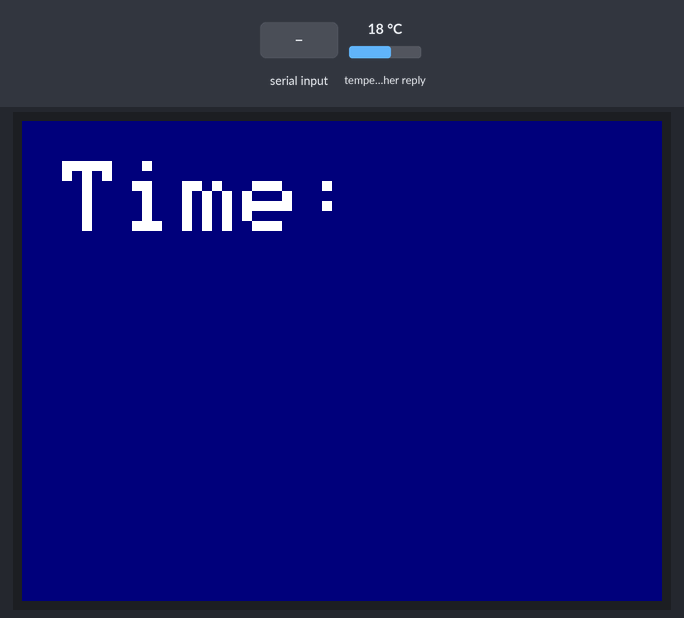
A sketch run on a simulated ESP32. On the bench: 320×240 colour display. The test bench sets the inputs (shaded band); at power-on: temperature in the weather reply 18 °C. WiFi joins after 1.5 s; servers stay silent unless stated; web services answer with replies made up by the test bench; not simulated (calls return 0 or success): secrets.h; what the sketch prints to the serial monitor is not drawn.

Above: at 5.8 s.
5.9 s: "|\n" received over Serial
Timing chart, 0 to 8.9 s (numbered marks = the images above; inputs shaded):
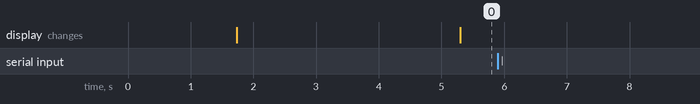

The sketch:

SmartAlarm.ino
```cpp
// Libraries
#include <WiFi.h>
#include <HTTPClient.h>
#include <ArduinoJson.h>
#include "secrets.h"
#include <set>
#include <TFT_eSPI.h>

// const char* SSID = "DOEGuest";
// const char* PASSWORD = "NYC$itevent";
const char* TIME_API = "http://worldclockapi.com/api/json/est/now";
const char* WEATHER_API = "https://api.open-meteo.com/v1/forecast?latitude=40.6501&longitude=-73.9496&hourly=temperature_2m,rain,showers&timezone=America%2FNew_York&forecast_days=3";
TFT_eSPI tft = TFT_eSPI();
String screenStartText = "Hi, I am Screen!";

String getCurrentTime() {
  // Create HTTP object and set URL
  HTTPClient http;
  http.begin(TIME_API);
  // Get HTTP code to later verify output (200 = success, 429 = too many requests, etc)
  int httpCode = http.GET();
  // Serial.println(httpCode);
  if (httpCode == HTTP_CODE_OK) {
    // Set all JSON into string
    String stringDataTime = http.getString();
    // Make dict variable 'organizedTimeData' with allocated 1024 bytes
    StaticJsonDocument<1024> organizedTimeData;
    // Parse JSON string into dict variable
    deserializeJson(organizedTimeData, stringDataTime);

    // "2025-09-20T11:59-04:00"
    String dateAndTime = organizedTimeData["currentDateTime"];

    // Find the spot of 'T" and make a substring of everything from after it
    int tIndex = dateAndTime.indexOf('T');
    String onlyTime = dateAndTime.substring(tIndex + 1);

    // Find the spot of '+' in the previous substring, if doesn't exist, look for spot of '-'
    // This rules out the timezone difference part
    int tzIndex = onlyTime.indexOf('+');
    if (tzIndex == -1) {
      tzIndex = onlyTime.indexOf('-');
    }
    // Turn 'onlyTime' back to another substring of itself, but lowered from the beginning till right before timezone difference part
    onlyTime = onlyTime.substring(0, tzIndex);
    Serial.println(onlyTime);

    return onlyTime;
  } else {
    Serial.println("Issue with Time HTTP");
    Serial.println(httpCode);
  }
  http.end();
  // Return function incase of error
  return "";
}

class Weather {
  // Private variables only
  private:
    DynamicJsonDocument organizedWeatherData;

  // Everything accessible from outside
  public:
    // Constructor + initilization list
    Weather() : organizedWeatherData(9000) {

    }

    void fetchWeatherData() {
      HTTPClient http;
      http.begin(WEATHER_API);
      int httpCode = http.GET();
      if (httpCode == HTTP_CODE_OK){
        String stringDataWeather = http.getString();
        deserializeJson(organizedWeatherData, stringDataWeather);
      } else {
        Serial.println("Issue with Weather HTTP");
      }
      http.end();
    }

    void printNext24Hours() {
      for (int i = 0; i < 24; i++) {
        String hourTime = organizedWeatherData["hourly"]["time"][i];
        float temperature = organizedWeatherData["hourly"]["temperature_2m"][i];
        float rain = organizedWeatherData["hourly"]["rain"][i];
        float showers = organizedWeatherData["hourly"]["showers"][i];

        Serial.println(hourTime);
        Serial.print(" Temp: "); Serial.print(temperature);
        Serial.print(" Rain%: "); Serial.println((rain + showers) * 100);
      }
    }

};

class Alarms {
  private:
    std::set<String> alarmSet;
    // int alarmCount = 0;

  public:
    Alarms() {    }

    void addAlarm(String time) {
      auto result = alarmSet.insert(time);
      if (result.second) {
        Serial.println("Successfuly added alarm at " + time);
        // alarmCount++;
      } else {
        Serial.println("Already exists");
      }
    }

    void removeAlarm(String time) {
      auto erased = alarmSet.erase(time);
      if (erased == 1) {
        Serial.println("Alarm erased");
      } else {
        Serial.println("Alarm not found!");
      }
    }

    bool checkAlarm(String time) {
      for (const auto& alarmTime : alarmSet) {
        if (alarmTime == time) {
          return true;
        }
      }
      return false;
    }
};

class SpecificTimeTest {
  private:
    String _time;

  public:
    SpecificTimeTest() {
      _time = "12:50";

    }

    // Getter
    String time() {
      return _time;
    }

    // Normal class functions
    bool isTimeYet(String currentTime) {
      return currentTime == time();
    }

};

class PrintOnScreen {
  private:

  public:
    PrintOnScreen() {

    }

    void printBackground() {
      tft.fillScreen(TFT_NAVY);
    }

    void printTime(String time) {
      tft.fillRect(50, 150, 220, 50, TFT_NAVY); // Clear previous time display

      tft.setTextColor(TFT_WHITE, TFT_NAVY);  // White text on navy background
      tft.setTextSize(5);
      tft.setCursor(20, 20);
      tft.print("Time: ");
      tft.print(time);

    }
};

// const int LED_PIN = 2;
// const int BUTTON_PIN = 13;
// const int BUZZER_PIN = 14;
SpecificTimeTest specificTimeTest;
Weather weather;
Alarms alarms;

void setup() {
  // Baud #
  Serial.begin(115200);

  // pinMode(LED_PIN, OUTPUT);

  // Connect to WiFi and wait till connection
  WiFi.begin(SSID, PASSWORD);
  Serial.println("Connecting..");
  while (WiFi.status() != WL_CONNECTED) {
    delay(500);
    Serial.print(".");
  }
  // Provide IP address and verify connection
  Serial.println("Connected!");
  Serial.println("IP Address: ");
  Serial.print(WiFi.localIP());

  // Screen stuff
  Serial.println("Waiting 3 seconds before starting (screen)");

  // Manual screen reset
  // pinMode(TFT_RST, OUTPUT);
  // digitalWrite(TFT_RST, LOW);
  // delay(50);
  // digitalWrite(TFT_RST, HIGH);
  // delay(50);

  // Screen initilaization
  tft.init();
  tft.setRotation(1);
  tft.fillScreen(TFT_BLACK);

  // Screen text popup
  tft.setTextColor(TFT_WHITE);
  tft.setTextSize(2);
  tft.setCursor(10, 10);
  tft.println(screenStartText);


  // Get started (time takes only 5 seconds so no need)
  weather.fetchWeatherData();
  weather.printNext24Hours();

  // use "button" mode for button
  // pinMode(BUTTON_PIN, INPUT_PULLUP);
  // // Initialize buzzer
  // pinMode(BUZZER_PIN, OUTPUT);
  // digitalWrite(BUZZER_PIN, LOW);
}

// Weather flag
unsigned long lastWeatherUpdate = 0;
const unsigned long weatherInterval = 3600000; // 1 hour in milliseconds
// Time flag
const unsigned int timeInterval = 5000;
unsigned long lastTimeUpdate = 0;

PrintOnScreen screenPrinting;

void loop() {
  String currentTime = "";
  if (millis() - lastTimeUpdate > timeInterval) {
  currentTime = getCurrentTime();
  Serial.println(currentTime);
  lastTimeUpdate = millis();

  // Screen Stuff (Time)

  // tft.fillScreen(TFT_BLACK);
  // tft.setCursor(10, 10);
  // tft.print("Time: ");
  // tft.println(currentTime);
  screenPrinting.printBackground();
  screenPrinting.printTime(currentTime);
  }

  // if (specificTimeTest.isTimeYet(currentTime)) {
  //   digitalWrite(LED_PIN, HIGH);
  // } else {
  //   digitalWrite(LED_PIN, LOW);
  // }

  if ((millis() - lastWeatherUpdate) > weatherInterval) {
    weather.fetchWeatherData();
    weather.printNext24Hours();
    lastWeatherUpdate = millis();
  }

  String timeInput = "";
  if (Serial.available() > 0) {
    char c = Serial.read();
    if (c == '|') {
      Serial.println("Please enter time then press enter: ");
      while (true) {
        if (Serial.available() > 0) {
          char t = Serial.read();
          if (t == '\n') break;
          if (t != '\r') timeInput += t;
        }
      }
      alarms.addAlarm(timeInput);
    }
  }


  // ALL What's below to be changed !!!

  // if (alarms.checkAlarm(currentTime)) {
  //   digitalWrite(LED_PIN, HIGH);
  // }

  // int buttonState = digitalRead(BUTTON_PIN);
  // if (buttonState == LOW) {
  //   Serial.println("Button Pressed!");
  //   digitalWrite(BUZZER_PIN, LOW);
  // } else {
  //   digitalWrite(BUZZER_PIN, HIGH);
  // }


}

/*

*/


// For later
/*


bool alarmAcknowledged = false; // global

bool isAlarmTime = alarms.checkAlarmTime();

if (isAlarmTime && !alarmAcknowledged) {
    digitalWrite(buzzerPin, HIGH);
} else {
    digitalWrite(buzzerPin, LOW);
}

if (buttonPressed && isAlarmTime) {
    alarmAcknowledged = true;
    digitalWrite(buzzerPin, LOW); // turn off immediately
}

// Reset acknowledgment when alarm ends
if (!isAlarmTime) {
    alarmAcknowledged = false;
}


*/
```

Measured:
- after the input at 5.9 s, every drawn part: stays the same
